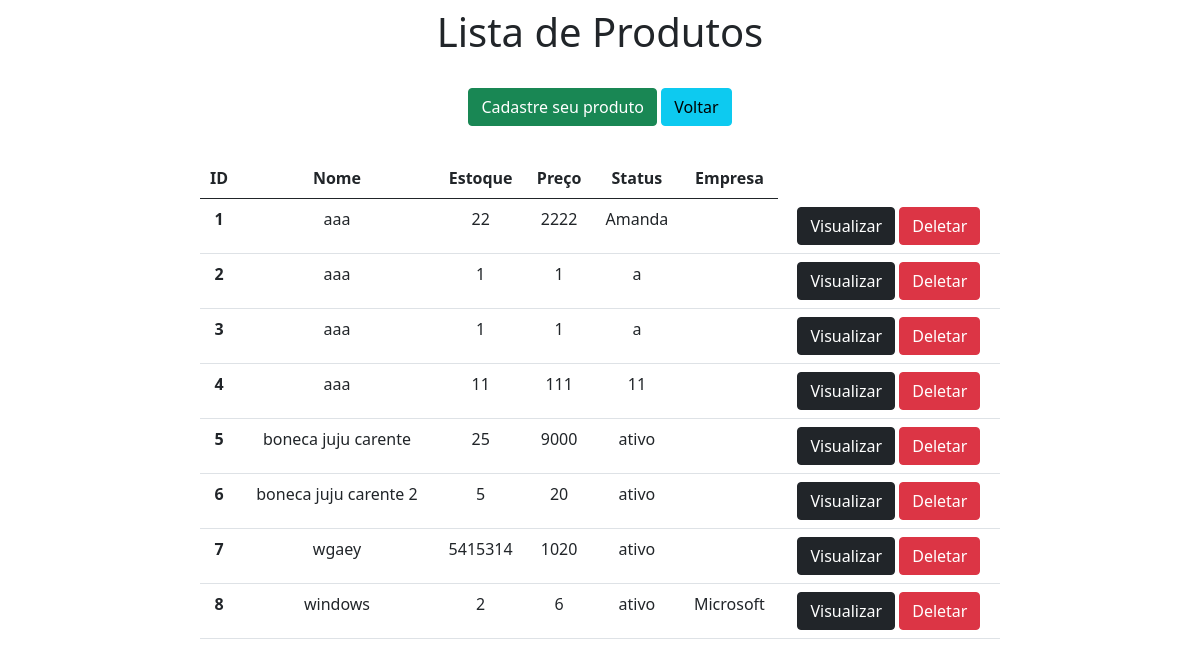
/produtos/, run on the app's committed database.
### app/models.py (models this page shows)
class Produto(models.Model):
    nome = models.CharField(max_length=100)
    estoque = models.IntegerField()
    preco = models.FloatField()
    status = models.CharField(max_length=255)
    empresa = models.ForeignKey(Empresa, on_delete=models.CASCADE)

class Empresa(models.Model):
    nome = models.CharField(max_length=100)
    cnpj = models.CharField(max_length=30)
    telefone = models.CharField(max_length=30)
    endereco = models.CharField(max_length=255)
    def __str__(self):
        return self.nome

### app/views.py (the view)
# urls.py: path('produtos/', produtos, name='produtos'),
def produtos(request):
    data = {}
    data['banco'] = Produto.objects.all()
    return render(request, 'produtos.html', data)

### app/templates/produtos.html (shortened to what this page needs)
<!DOCTYPE html>
<html lang="pt-BR">
<head>
    <link href="https://cdn.jsdelivr.net/npm/bootstrap@5.0.2/dist/css/bootstrap.min.css" rel="stylesheet">
</head>
<body>
<div class="col-8 m-auto pt-2 pb-2 text-center">
    <h1>Lista de Produtos</h1>
</div>
<div class="col-8 m-auto pt-3 pb-2 text-center">
    <a href="/formproduto" class="btn btn-success">Cadastre seu produto</a>
    <a href="/" class="btn btn-info">Voltar</a>
</div>
<div class="col-8 m-auto pt-4 pb-2 text-center">
<table class="table">
  <thead>
    <tr>
      <th scope="col">ID</th>
      <th scope="col">Nome</th>
      <th scope="col">Estoque</th>
      <th scope="col">Preço</th>
      <th scope="col">Status</th>
        <th scope="col">Empresa</th>
    </tr>
  </thead>
  <tbody>
  {% for dado in banco %}
    <tr>
      <th>{{dado.id}}</th>
      <td>{{dado.nome}}</td>
      <td>{{dado.estoque}}</td>
      <td>{{dado.preco}}</td>
      <td>{{dado.status}}</td>
      <td>{{dado.empresa}}</td>
        <td>
        <a href="/detalheproduto/{{dado.id}}" class="btn btn-dark">Visualizar</a>
        <a href="" class="btn btn-danger">Deletar</a>
        </td>
    </tr>
  {% endfor %}
  </tbody>
</table>
</div>
</body>
</html>

### data on the page
Produto: id "1", nome "aaa", estoque "22", preco "2222", status "Amanda"
Produto: id "2", nome "aaa", estoque "1", preco "1", status "a"
Produto: id "3", nome "aaa", estoque "1", preco "1", status "a"
Produto: id "4", nome "aaa", estoque "11", preco "111", status "11"
Produto: id "5", nome "boneca juju carente", estoque "25", preco "9000", status "ativo"
Produto: id "6", nome "boneca juju carente 2", estoque "5", preco "20", status "ativo"
Produto: id "7", nome "wgaey", estoque "5415314", preco "1020", status "ativo"
Produto: id "8", nome "windows", estoque "2", preco "6", status "ativo", empresa "Microsoft"
